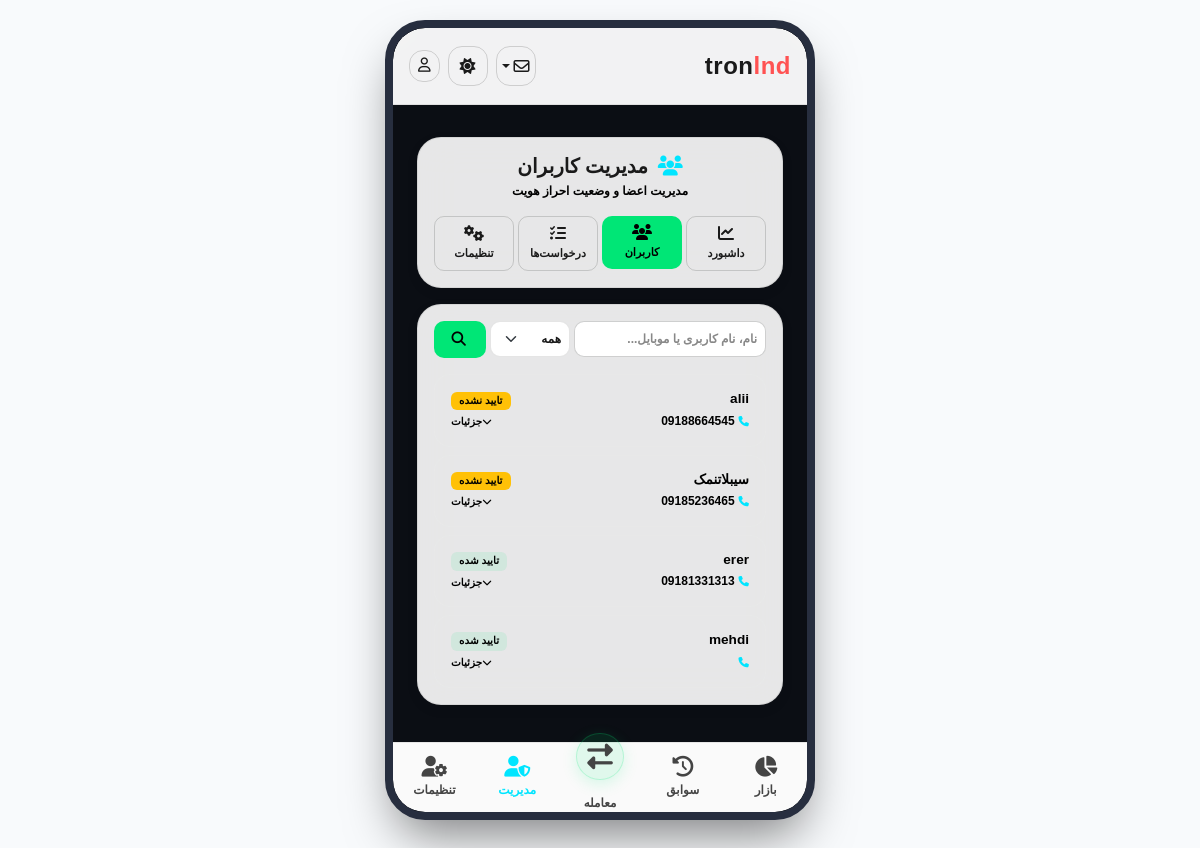
Screenshot of /panel/users/ (signed in) with the database file from the repository.
### accounts/models.py (models this page shows, shortened)
class CustomUser(AbstractUser):
    full_name = models.CharField(
        max_length=200,
        verbose_name="نام کامل"
    )
    mobile = models.CharField(
        max_length=11,
        unique=True,
        verbose_name="شماره موبایل"
    )
    national_card_image = models.ImageField(
        upload_to='national_cards/',
        blank=True,
        null=True
    )
    selfie_image = models.ImageField(
        upload_to='selfies/',
        blank=True,
        null=True
    )
    card_number = models.CharField(
        max_length=16,
        blank=True
    )
    iban = models.CharField(
        max_length=26,
        blank=True
    )
    is_verified = models.BooleanField(
        default=False
    )

### admin_panel/views.py (the view)
# urls.py: path('users/', views.users_list, name='panel_users'),
@staff_member_required
def users_list(request):
    user_search = request.GET.get('user_search', '')
    user_status_filter = request.GET.get('user_status', '')
    all_users_list = CustomUser.objects.order_by('-date_joined')
    if user_status_filter == 'verified':
        all_users_list = all_users_list.filter(is_verified=True)
    elif user_status_filter == 'unverified':
        all_users_list = all_users_list.filter(is_verified=False)
    if user_search:
        all_users_list = all_users_list.filter(
            Q(username__icontains=user_search) |
            Q(full_name__icontains=user_search) |
            Q(mobile__icontains=user_search)
        )
    context = {
        'users': all_users_list,
        'user_search': user_search,
        'user_status_filter': user_status_filter,
    }
    return render(request, 'admin_panel/users.html', context)

### admin_panel/templates/admin_panel/users.html (shortened to what this page needs)
{% extends 'core/base.html' %}
{% block content %}
<div class="container my-3 px-2">
    <div class="glass-card p-3 mb-3">
        <div class="text-center mb-3">
            <h5 class="text-white fw-bold mb-1">
                <i class="fa-solid fa-users text-cyan me-1"></i>
                مدیریت کاربران
            </h5>
            <p class="text-custom-muted small mb-0" style="font-size: 0.75rem;">مدیریت اعضا و وضعیت احراز هویت</p>
        </div>
        <div class="row g-1 text-center">
            <div class="col-3">
                <a href="{% url 'panel_dashboard' %}" class="btn btn-sm btn-modern btn-modern-outline w-100 py-2 px-1" style="font-size: 0.7rem; border-radius: 10px;">
                    <i class="fa-solid fa-chart-line d-block mb-1 fs-6"></i>
                    داشبورد
                </a>
            </div>
            <div class="col-3">
                <a href="{% url 'panel_users' %}" class="btn btn-sm btn-modern btn-modern-primary w-100 py-2 px-1" style="font-size: 0.7rem; border-radius: 10px;">
                    <i class="fa-solid fa-users d-block mb-1 fs-6"></i>
                    کاربران
                </a>
            </div>
            <div class="col-3">
                <a href="{% url 'panel_transactions' %}" class="btn btn-sm btn-modern btn-modern-outline w-100 py-2 px-1" style="font-size: 0.7rem; border-radius: 10px;">
                    <i class="fa-solid fa-list-check d-block mb-1 fs-6"></i>
                    درخواست‌ها
                </a>
            </div>
            <div class="col-3">
                <a href="{% url 'panel_settings' %}" class="btn btn-sm btn-modern btn-modern-outline w-100 py-2 px-1" style="font-size: 0.7rem; border-radius: 10px;">
                    <i class="fa-solid fa-gears d-block mb-1 fs-6"></i>
                    تنظیمات
                </a>
            </div>
        </div>
    </div>
    <div class="glass-card p-3">
        <form method="get" class="mb-3">
            <div class="row g-1">
                <div class="col-7">
                    <input type="text" name="user_search" class="form-control form-control-sm bg-dark text-white border-secondary-subtle py-2"
                           placeholder="نام، نام کاربری یا موبایل..." value="{{ user_search }}" style="border-radius: 10px; font-size: 0.75rem;">
                </div>
                <div class="col-3">
                    <select name="user_status" class="form-select form-select-sm bg-dark text-white border-secondary-subtle py-2" style="border-radius: 10px; font-size: 0.75rem;">
                        <option value="">همه</option>
                    </select>
                </div>
                <div class="col-2">
                    <button type="submit" class="btn btn-sm btn-modern btn-modern-primary w-100 h-100 py-1.5" style="border-radius: 10px;">
                        <i class="fa-solid fa-search"></i>
                    </button>
                </div>
            </div>
        </form>
        <div class="d-flex flex-column gap-2">
            {% for u in users %}
            <div class="p-3 rounded-4" style="background: rgba(255,255,255,0.02); border: 1px solid rgba(255,255,255,0.05); cursor: pointer;"
                 data-bs-toggle="collapse" data-bs-target="#userCollapse{{ u.id }}" aria-expanded="false" aria-controls="userCollapse{{ u.id }}">
                <div class="d-flex justify-content-between align-items-center">
                    <div>
                        <h6 class="text-white mb-1 fw-bold" style="font-size: 0.85rem;">{{ u.full_name|default:u.username }}</h6>
                        <small class="text-custom-muted d-block" style="font-size: 0.75rem;"><i class="fa-solid fa-phone me-1 text-cyan" style="font-size:0.65rem;"></i>{{ u.mobile }}</small>
                    </div>
                    <div class="text-end d-flex flex-column align-items-end">
                        {% if u.is_verified %}
                            <span class="badge bg-success-subtle text-neon-green px-2 py-1" style="font-size: 0.65rem;">تایید شده</span>
                        {% else %}
                            <span class="badge bg-warning text-dark px-2 py-1" style="font-size: 0.65rem;">تایید نشده</span>
                        {% endif %}
                        <small class="text-custom-muted d-block mt-1" style="font-size: 0.65rem;"><i class="fa-solid fa-chevron-down ms-1" style="font-size: 0.6rem;"></i>جزئیات</small>
                    </div>
                </div>
            </div>
            {% empty %}
            <p class="text-center text-custom-muted py-4 mb-0 small">کاربری یافت نشد.</p>
            {% endfor %}
        </div>
    </div>
</div>
{% endblock %}

### core/templates/core/base.html (style rules this page uses)
:root { --bg-main: #0B0E14; --bg-card: rgba(20, 26, 38, 0.65); --accent-green: #00E676; --accent-coral: #FF5252; --accent-cyan: #00E5FF; --border-glass: rgba(255, 255, 255, 0.05); --text-muted: #8F9CAE; --light-bg-main: #F8FAFC; --light-bg-card: rgba(255, 255, 255, 0.9); --light-text-color: #1a1a1a; --light-border-glass: rgba(0, 0, 0, 0.08); --light-shadow-color: rgba(0, 0, 0, 0.08); }
body { background-color: var(--bg-main); background-image: radial-gradient(circle at 10% 20%, rgba(0, 230, 118, 0.04) 0%, transparent 40%), radial-gradient(circle at 90% 80%, rgba(0, 229, 255, 0.04) 0%, transparent 40%); color: #FFFFFF; font-family: 'Vazirmatn', sans-serif; font-weight: 500; min-height: 100vh; margin-bottom: 85px; overflow-x: hidden; }
body.light-mode { background-color: var(--light-bg-main); background-image: none; color: var(--light-text-color); }
body.light-mode .glass-card { background: var(--light-bg-card); border: 1px solid var(--light-border-glass); box-shadow: 0 4px 12px 0 var(--light-shadow-color); }
body.light-mode .btn-modern-outline { color: var(--light-text-color); border-color: rgba(0, 0, 0, 0.15); }
body.light-mode .form-control, body.light-mode .form-select { background-color: #ffffff !important; color: var(--light-text-color) !important; border-color: rgba(0, 0, 0, 0.1) !important; font-weight: 600; }
body.light-mode .form-control::placeholder { color: #888 !important; }
body.light-mode .modal-title, body.light-mode .text-white, body.light-mode .btn-close-white { color: var(--light-text-color) !important; }
body.light-mode h1, body.light-mode h2, body.light-mode h3, body.light-mode h4, body.light-mode h5, body.light-mode h6 { font-weight: 800 !important; }
body.light-mode .text-white { color: #1a1a1a !important; font-weight: 700; }
body.light-mode .fw-bold { font-weight: 800 !important; }
body.light-mode .glass-card p, body.light-mode .glass-card li, body.light-mode .glass-card span, body.light-mode .glass-card label, body.light-mode .glass-card small, body.light-mode .glass-card h6 { font-weight: 700 !important; color: #000000 !important; }
body.light-mode .text-custom-muted { color: #334155 !important; }
.glass-card { background: var(--bg-card); backdrop-filter: blur(20px); -webkit-backdrop-filter: blur(20px); border: 1px solid var(--border-glass); border-radius: 24px; box-shadow: 0 8px 32px 0 rgba(0, 0, 0, 0.37); transition: all 0.3s ease; }
.btn-modern { border-radius: 14px; padding: 8px 20px; font-weight: 600; font-size: 0.9rem; transition: all 0.2s ease; border: none; text-decoration: none; }
.btn-modern-primary { background: var(--accent-green); color: #000000; }
.btn-modern-outline { background: transparent; color: #FFFFFF; border: 1px solid rgba(255, 255, 255, 0.15); }
.text-neon-green { color: var(--accent-green); }
.text-cyan { color: var(--accent-cyan); }
.text-custom-muted { color: var(--text-muted); }

### rows the page displays
CustomUser: full_name "alii", mobile "09188664545", is_verified "تایید نشده"
CustomUser: full_name "سیبلاتنمک", mobile "09185236465", is_verified "تایید نشده"
CustomUser: full_name "erer", mobile "09181331313", is_verified "تایید شده"
CustomUser: full_name "mehdi", is_verified "تایید شده"
